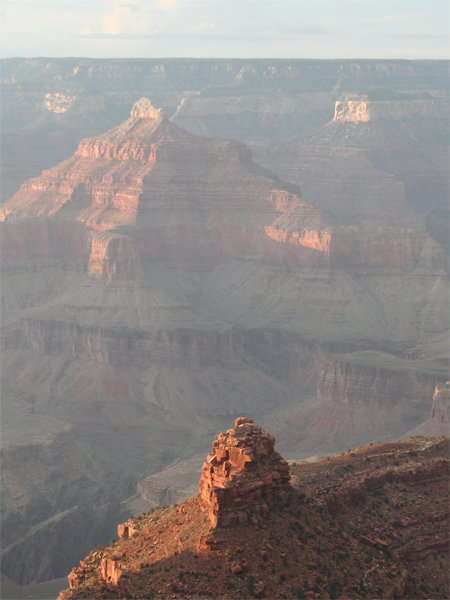
#> input picture data/hazy1.png, 450 x 600 px
$ python clahe_wildcard.py ../data/hazy1.png
#> lines starting #> are read from the running program, lines starting #| are printed output that depends on the picture
import cv2, glob, os, sys
import numpy as np

argv = sys.argv
argc = len(argv)

print('%s equaluzes histogram' % argv[0])
print('[usage] python %s <wildcard for images>' % argv[0])

if argc < 2:
    quit()

paths = glob.glob(argv[1])

clahe = cv2.createCLAHE(clipLimit=2.0, tileGridSize=(2,2))

for path in paths:

    base = os.path.basename(path)
    filename = os.path.splitext(base)[0]
    dst_path = 'clahe_%s.png' % filename

    src = cv2.imread(path)
#> src is the input picture: shape (600, 450, 3); mean B, G, R 133.7, 135.4, 141.2
    b, g, r = cv2.split(src)
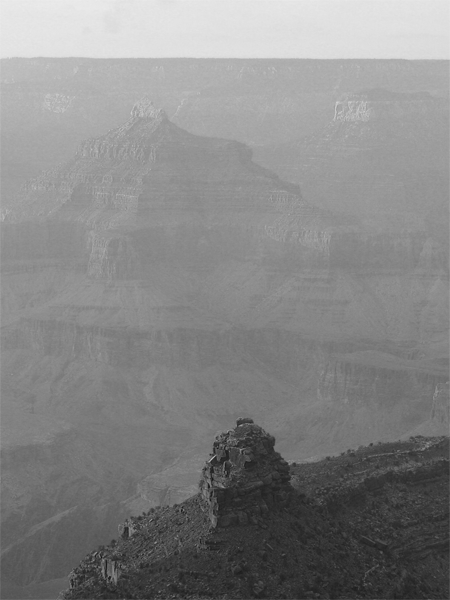
#> b: shape (600, 450); min 17, max 235, mean 133.7
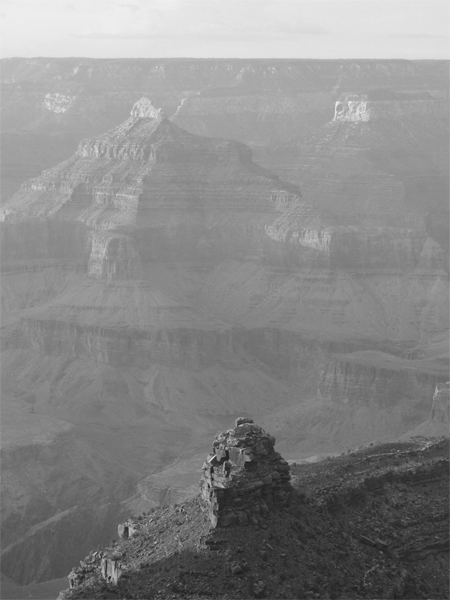
#> g: shape (600, 450); min 24, max 240, mean 135.4
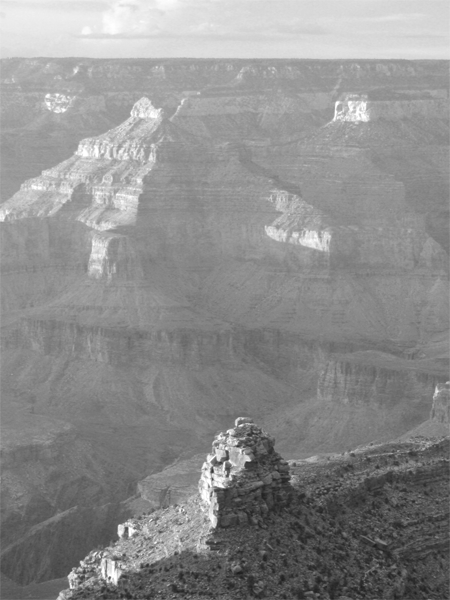
#> r: shape (600, 450); min 29, max 255, mean 141.2

    b = clahe.apply(b)
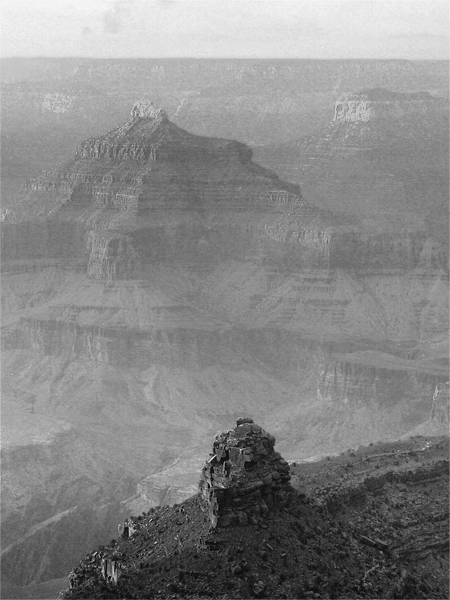
#> b: shape (600, 450); min 7, max 246, mean 134.5
    g = clahe.apply(g)
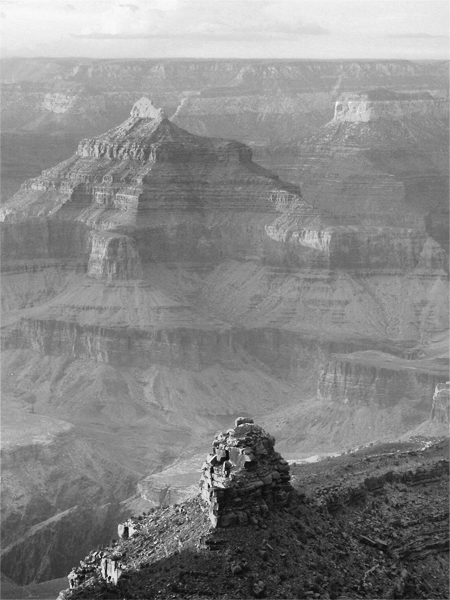
#> g: shape (600, 450); min 10, max 249, mean 135.1
    r = clahe.apply(r)
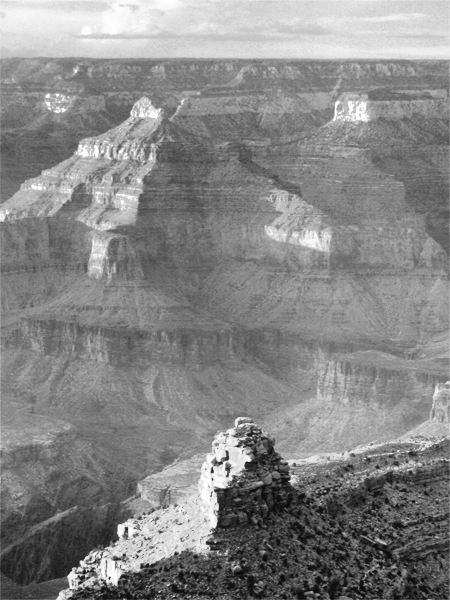
#> r: shape (600, 450); min 9, max 255, mean 134.1

    dst = cv2.merge((b, g, r))
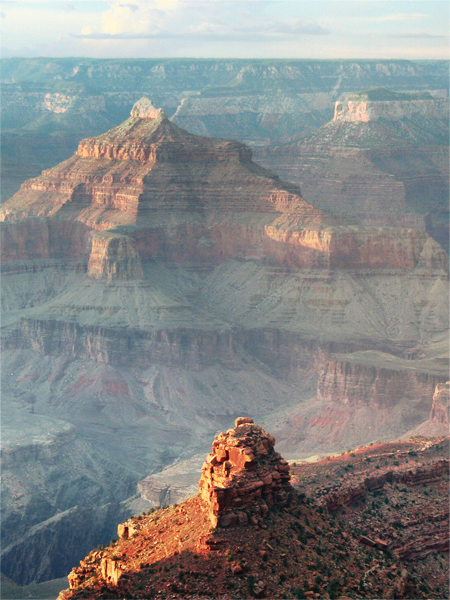
#> dst: shape (600, 450, 3); mean B, G, R 134.5, 135.1, 134.1
    cv2.imwrite(dst_path, dst)
    print('save %s' % dst_path)

$ run again, on data/hazy2.png
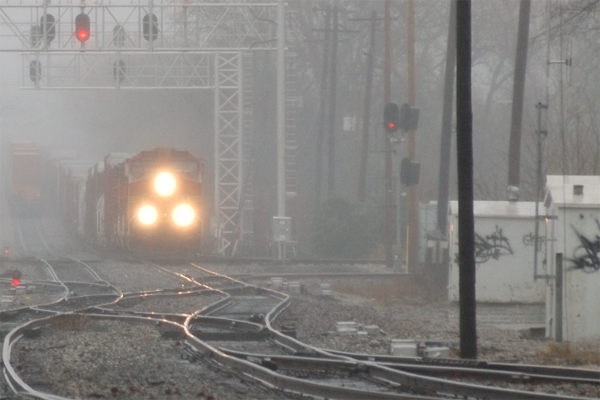
#> input picture data/hazy2.png, 600 x 400 px
#> src is the input picture: shape (400, 600, 3); mean B, G, R 128.9, 131.4, 134.1
#> `r = clahe.apply(r)`:
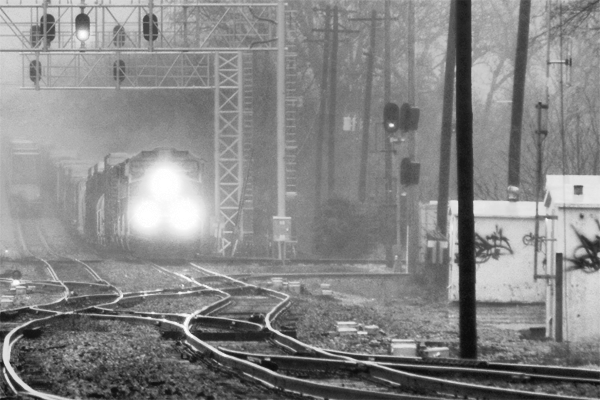
#> r: shape (400, 600); min 12, max 255, mean 134.4
#> `dst = cv2.merge((b, g, r))`:
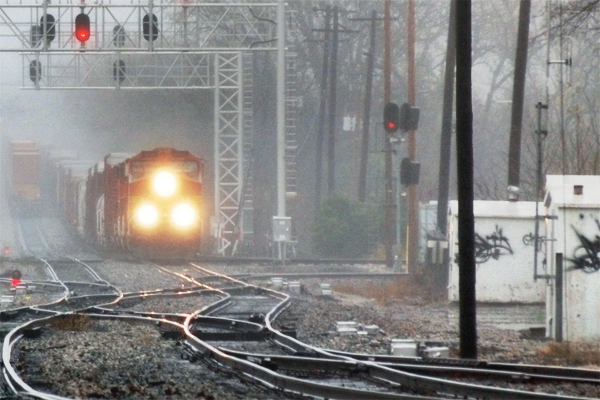
#> dst: shape (400, 600, 3); mean B, G, R 132.4, 133.5, 134.4

$ run again, on data/hazy3.png
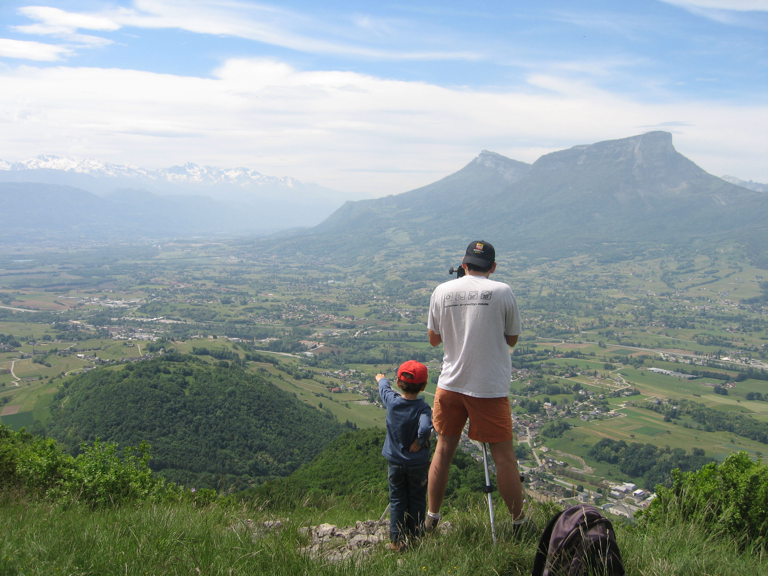
#> input picture data/hazy3.png, 768 x 576 px
#> src is the input picture: shape (576, 768, 3); mean B, G, R 150, 152, 139.1
#> `r = clahe.apply(r)`:
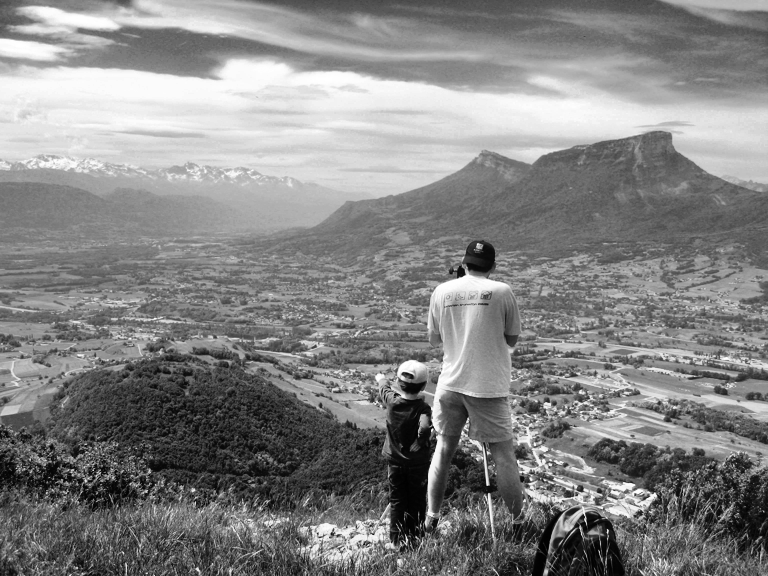
#> r: shape (576, 768); min 0, max 255, mean 132
#> `dst = cv2.merge((b, g, r))`:
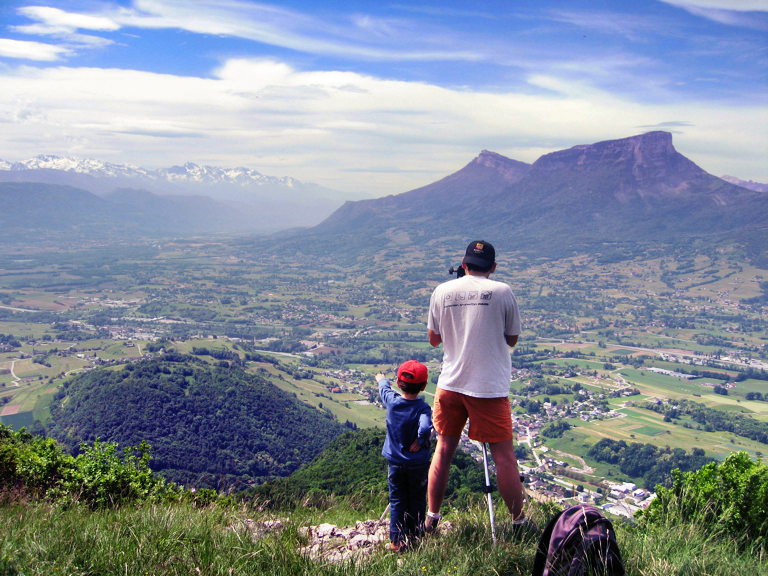
#> dst: shape (576, 768, 3); mean B, G, R 155.1, 141, 132

$ run again, on data/hazy4.png
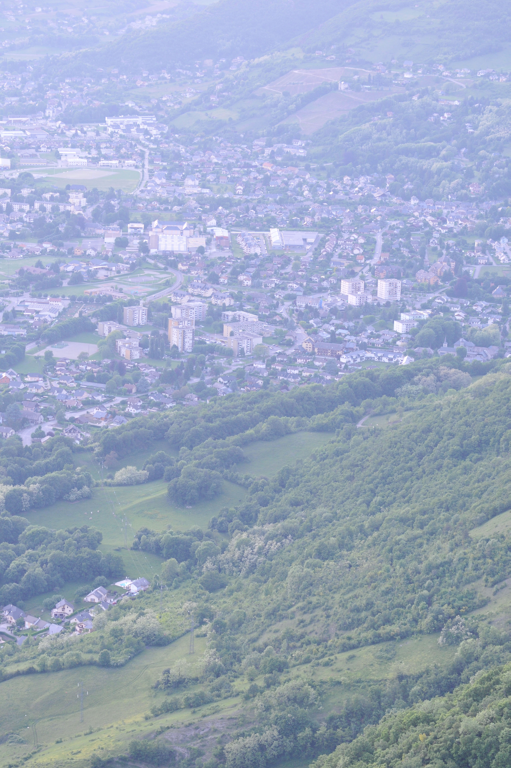
#> input picture data/hazy4.png, 511 x 768 px
#> src is the input picture: shape (768, 511, 3); mean B, G, R 192.9, 168.5, 155.9
#> `dst = cv2.merge((b, g, r))`:
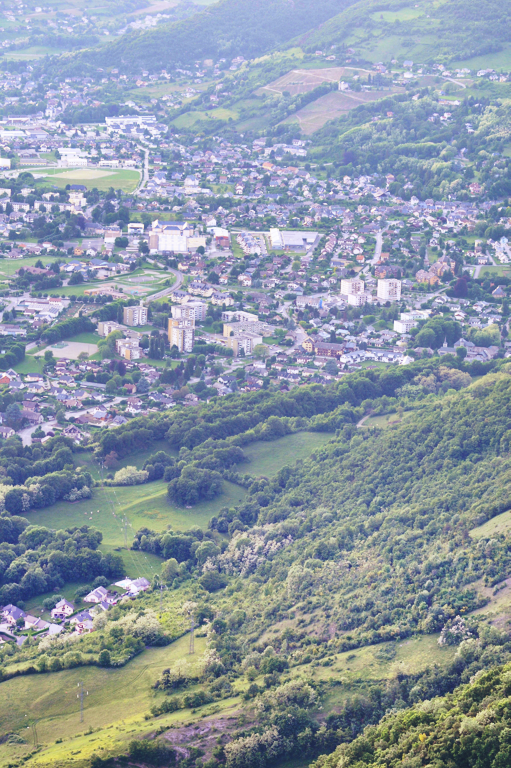
#> dst: shape (768, 511, 3); mean B, G, R 165.7, 152.4, 141.7
